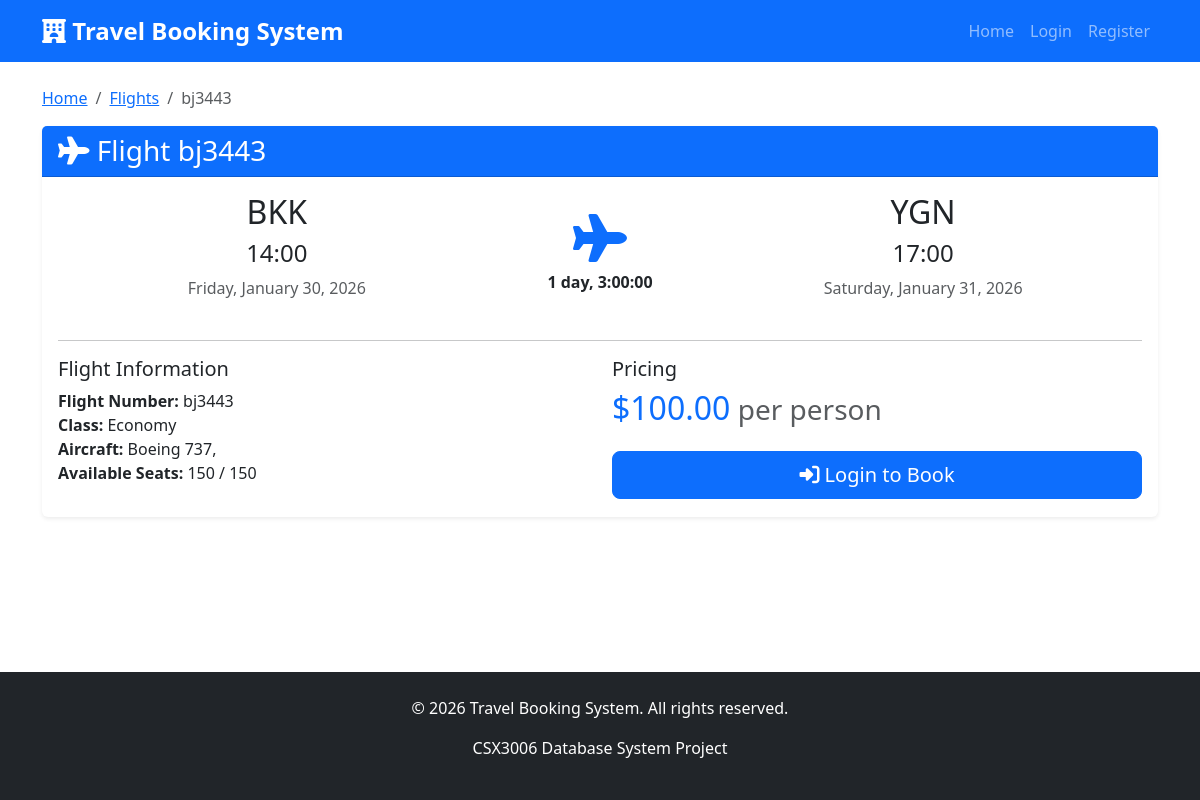
Screenshot of /bookings/flights/3/ with the database file from the repository.
### partners/models.py (models this page shows, shortened)
class Flight(models.Model):
    partner = models.ForeignKey(
        Partner,
        on_delete=models.CASCADE,
        related_name='flights'
    )
    flight_number = models.CharField(
        max_length=20,
        unique=True,
        help_text='Unique flight number'
    )
    origin = models.CharField(
        max_length=100,
        help_text='Departure city/airport'
    )
    destination = models.CharField(
        max_length=100,
        help_text='Arrival city/airport'
    )
    departure_time = models.DateTimeField(
        help_text='Departure date and time'
    )
    arrival_time = models.DateTimeField(
        help_text='Arrival date and time'
    )
    price = models.DecimalField(
        max_digits=10,
        decimal_places=2,
        validators=[MinValueValidator(0)],
        help_text='Base price per seat'
    )
    seats_available = models.IntegerField(
        validators=[MinValueValidator(0)],
        default=150,
        help_text='Number of seats available'
    )
    total_seats = models.IntegerField(
        validators=[MinValueValidator(1)],
        default=150,
        help_text='Total number of seats'
    )
    aircraft_type = models.CharField(
        max_length=100,
        blank=True,
        null=True,
        help_text='Type of aircraft'
    )
    airline_logo = models.ImageField(
        upload_to='airlines/',
        blank=True,
        null=True
    )
    class_type = models.CharField(
        max_length=50,
        default='Economy',
        help_text='Class type (Economy, Business, First Class)'
    )
    is_active = models.BooleanField(
        default=True,
        help_text='Whether the flight is available for booking'
    )
    created_at = models.DateTimeField(auto_now_add=True)
    updated_at = models.DateTimeField(auto_now=True)
    class Meta:
        verbose_name = 'Flight'
        verbose_name_plural = 'Flights'
        ordering = ['departure_time']
    @property
    def duration(self):
        return self.arrival_time - self.departure_time

### bookings/views.py (the view)
# urls.py: path('flights/<int:flight_id>/', views.flight_detail, name='flight_detail'),
def flight_detail(request, flight_id):
    flight = get_object_or_404(Flight, id=flight_id, is_active=True)
    context = {
        'flight': flight,
    }
    return render(request, 'bookings/flights/detail.html', context)

### templates/bookings/flights/detail.html (shortened to what this page needs)
{% extends 'base.html' %}
{% block content %}
<div class="container">
    <nav aria-label="breadcrumb">
        <ol class="breadcrumb">
            <li class="breadcrumb-item"><a href="{% url 'home' %}">Home</a></li>
            <li class="breadcrumb-item"><a href="{% url 'bookings:flight_search' %}">Flights</a></li>
            <li class="breadcrumb-item active">{{ flight.flight_number }}</li>
        </ol>
    </nav>
    <div class="card">
        <div class="card-header bg-primary text-white">
            <h3 class="mb-0">
                <i class="fas fa-plane"></i> Flight {{ flight.flight_number }}
            </h3>
        </div>
        <div class="card-body">
            <div class="row mb-4">
                <div class="col-md-5 text-center">
                    <h2>{{ flight.origin }}</h2>
                    <h4>{{ flight.departure_time|date:"H:i" }}</h4>
                    <p class="text-muted">{{ flight.departure_time|date:"l, F d, Y" }}</p>
                </div>
                <div class="col-md-2 text-center d-flex flex-column justify-content-center">
                    <i class="fas fa-plane fa-3x text-primary mb-2"></i>
                    <p class="mb-0"><strong>{{ flight.duration }}</strong></p>
                </div>
                <div class="col-md-5 text-center">
                    <h2>{{ flight.destination }}</h2>
                    <h4>{{ flight.arrival_time|date:"H:i" }}</h4>
                    <p class="text-muted">{{ flight.arrival_time|date:"l, F d, Y" }}</p>
                </div>
            </div>
            <hr>
            <div class="row">
                <div class="col-md-6">
                    <h5>Flight Information</h5>
                    <ul class="list-unstyled">
                        <li><strong>Flight Number:</strong> {{ flight.flight_number }}</li>
                        <li><strong>Class:</strong> {{ flight.class_type }}</li>
                        {% if flight.aircraft_type %}
                            <li><strong>Aircraft:</strong> {{ flight.aircraft_type }}</li>
                        {% endif %}
                        <li><strong>Available Seats:</strong> {{ flight.seats_available }} / {{ flight.total_seats }}</li>
                    </ul>
                </div>
                <div class="col-md-6">
                    <h5>Pricing</h5>
                    <h2 class="text-primary">${{ flight.price }}<small class="text-muted"> per person</small></h2>
                    <div class="mt-4">
                        {% if user.is_authenticated %}
                            <a href="{% url 'bookings:flight_booking_create' flight.id %}" class="btn btn-success btn-lg w-100">
                                <i class="fas fa-calendar-check"></i> Book This Flight
                            </a>
                        {% else %}
                            <a href="{% url 'accounts:login' %}?next={{ request.path }}" class="btn btn-primary btn-lg w-100">
                                <i class="fas fa-sign-in-alt"></i> Login to Book
                            </a>
                        {% endif %}
                    </div>
                </div>
            </div>
        </div>
    </div>
</div>
{% endblock %}

### static/css/style.css (style rules this page uses)
:root { --primary-color: #0d6efd; --secondary-color: #6c757d; --success-color: #198754; --danger-color: #dc3545; --warning-color: #ffc107; --info-color: #0dcaf0; }
body { font-family: 'Segoe UI', Tahoma, Geneva, Verdana, sans-serif; min-height: 100vh; display: flex; flex-direction: column; }
.card { transition: transform 0.2s; border: none; box-shadow: 0 0.125rem 0.25rem rgba(0,0,0,0.075); }
.btn { transition: all 0.3s; }

### rows the page displays
Flight: flight_number "bj3443", origin "BKK", departure_time "14:00", departure_time "Friday, January 30, 2026", duration "1 day, 3:00:00", destination "YGN", arrival_time "17:00", arrival_time "Saturday, January 31, 2026", class_type "Economy", aircraft_type "Boeing 737,", seats_available "150", total_seats "150", price "100.00"
